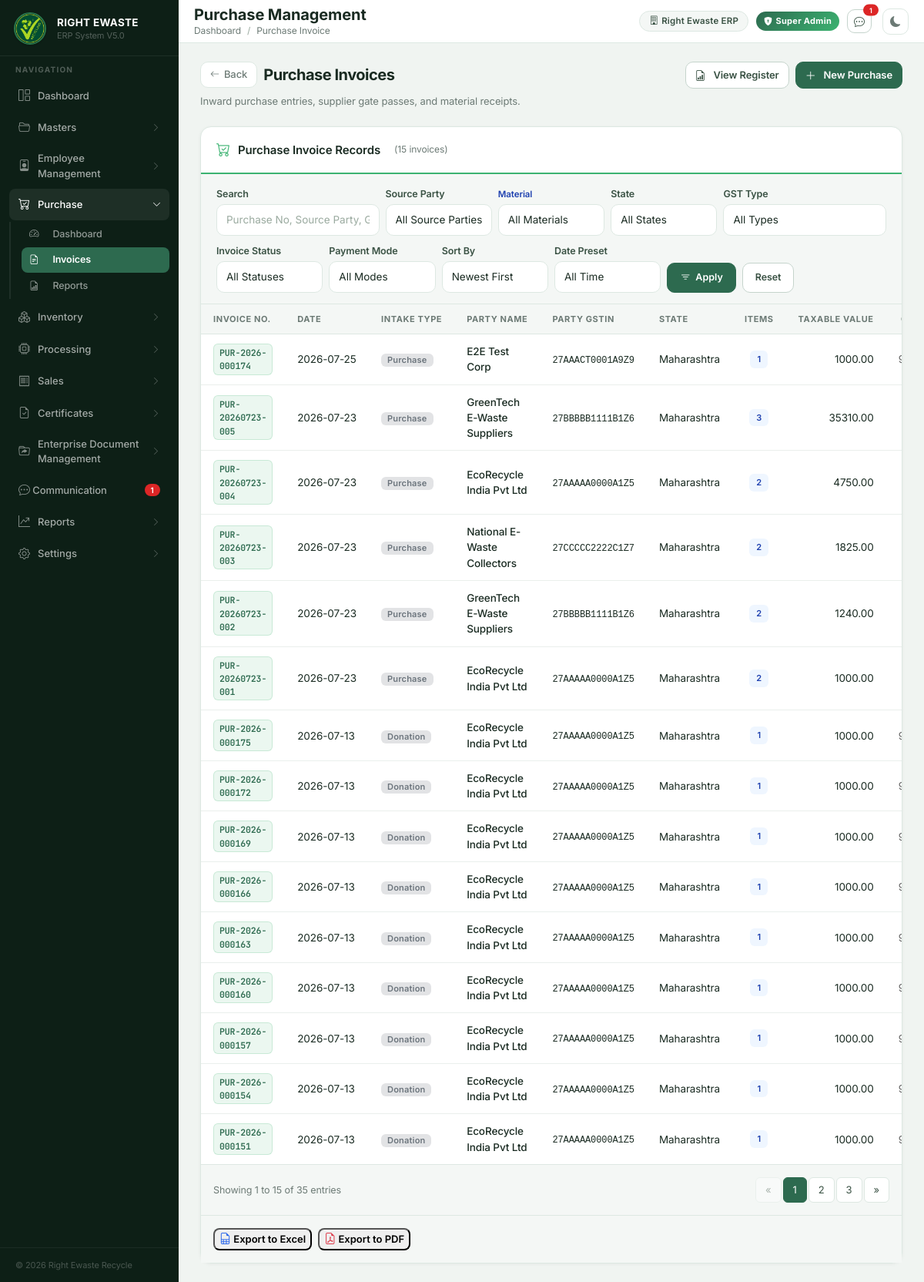
/purchase, run on the app's committed database.
### tables this page shows
CREATE TABLE purchase_invoice (
                id INTEGER PRIMARY KEY AUTOINCREMENT,
                purchase_invoice_number TEXT NOT NULL UNIQUE,
                invoice_date DATE NOT NULL,
                supplier_id INTEGER NOT NULL,
                supplier_invoice_number TEXT,
                payment_mode TEXT,
                vehicle_number TEXT,
                transporter TEXT,
                remarks TEXT,
                subtotal REAL NOT NULL,
                cgst REAL DEFAULT 0,
                sgst REAL DEFAULT 0,
                igst REAL DEFAULT 0,
                gst_amount REAL DEFAULT 0,
                round_off REAL DEFAULT 0,
                grand_total REAL NOT NULL,
                status TEXT DEFAULT 'CONFIRMED',
                is_active INTEGER DEFAULT 1,
                created_at DATETIME DEFAULT CURRENT_TIMESTAMP,
                updated_at DATETIME DEFAULT CURRENT_TIMESTAMP, eway_bill_number TEXT, reference_number TEXT, created_by TEXT, updated_by TEXT, print_count INTEGER DEFAULT 0, pdf_download_count INTEGER DEFAULT 0, intake_type TEXT DEFAULT 'Purchase', vehicle_type TEXT, driver_name TEXT, weight_slip_number TEXT, ready_for_processing INTEGER DEFAULT 0,
                FOREIGN KEY (supplier_id) REFERENCES party(id)
            );

CREATE TABLE party (

    id INTEGER PRIMARY KEY AUTOINCREMENT,

    party_code TEXT NOT NULL UNIQUE,

    company_name TEXT NOT NULL,

    contact_person TEXT,

    party_type TEXT NOT NULL CHECK(party_type IN ('CUSTOMER', 'SUPPLIER', 'BOTH')),

    gstin TEXT UNIQUE,

    pan TEXT,

    phone TEXT NOT NULL,

    alternate_phone TEXT,

    email TEXT,

    billing_address TEXT NOT NULL,

    shipping_address TEXT,

    city TEXT NOT NULL,

    state TEXT NOT NULL,

    state_code TEXT NOT NULL,

    pincode TEXT,

    remarks TEXT,

    is_active INTEGER NOT NULL DEFAULT 1,

    created_at DATETIME DEFAULT CURRENT_TIMESTAMP,

    updated_at DATETIME DEFAULT CURRENT_TIMESTAMP

, default_template_key TEXT);

### backend/routes/purchase.py (the view)
@purchase_bp.route("/purchase")
def purchase():
    q = request.args.get("q", "").strip()
    date_filter = request.args.get("date_filter", "all").strip()
    year = request.args.get("year", "all").strip()
    financial_year = request.args.get("financial_year", "all").strip()
    month = request.args.get("month", "all").strip()
    start_date = request.args.get("start_date", "").strip()
    end_date = request.args.get("end_date", "").strip()
    supplier_id = request.args.get("supplier_id", "all").strip()
    material_id = request.args.get("material_id", "all").strip()
    state = request.args.get("state", "all").strip()
    gst_type = request.args.get("gst_type", "all").strip()
    status = request.args.get("status", "all").strip()
    payment_mode = request.args.get("payment_mode", "all").strip()
    sort_by = request.args.get("sort_by", "date_desc").strip()
    parsed_start, parsed_end = get_filter_date_range(date_filter, year, month, start_date, end_date)
    invoices = get_all_purchase_invoices(
        start_date=parsed_start,
        end_date=parsed_end,
        search_query=q,
        financial_year=financial_year,
        month=month,
        supplier_id=supplier_id,
        material_id=material_id,
        state=state,
        gst_type=gst_type,
        status=status,
        payment_mode=payment_mode,
        sort_by=sort_by
    )
    parties = get_all_parties()
    supplier_parties = [p for p in parties if p["party_type"] in ["SUPPLIER", "BOTH"]]
    materials = get_all_materials()
    from database import get_connection
    conn = get_connection()
    cursor = conn.cursor()
    cursor.execute("SELECT DISTINCT state FROM party WHERE state IS NOT NULL AND state != '' AND is_active = 1")
    states = [r[0] for r in cursor.fetchall()]
    conn.close()
    page = int(request.args.get("page", 1))
    per_page = 15
    total_items = len(invoices)
    total_pages = (total_items + per_page - 1) // per_page
    offset = (page - 1) * per_page
    paginated_invoices = invoices[offset : offset + per_page]
    return render_template(
        "purchase/purchase.html",
        invoices=paginated_invoices,
        parties=supplier_parties,
        materials=materials,
        states=states,
        q=q,
        date_filter=date_filter,
        year=year,
        financial_year=financial_year,
        month=month,
        start_date=start_date,
        end_date=end_date,
        supplier_id=supplier_id,
        material_id=material_id,
        state=state,
        gst_type=gst_type,
        status=status,
        payment_mode=payment_mode,
        sort_by=sort_by,
        page=page,
        total_pages=total_pages,
        total_items=total_items
    )

### backend/app.py (called while the page is built)
@app.context_processor
def utility_processor():
    def modify_query(**new_values):
        args = request.args.to_dict()
        for key, value in new_values.items():
            args[key] = str(value)
        return urlencode(args)
    from routes.communication import get_global_unread_count
    return dict(modify_query=modify_query, unread_chat_count=get_global_unread_count)

### backend/common/utils/date_utils.py (called while the page is built, shortened)
def get_filter_date_range(date_filter, year, month, start_date_str, end_date_str):
    start_date = None
    end_date = None
    today = date.today()
    if date_filter == "today":
        start_date = today.isoformat()
        end_date = today.isoformat()
    elif date_filter == "this_week":
        start_date = (today - timedelta(days=today.weekday())).isoformat()
        end_date = today.isoformat()
    elif date_filter == "this_month":
        start_date = today.replace(day=1).isoformat()
        end_date = today.isoformat()
    elif date_filter == "last_6_months":
        start_date = (today - timedelta(days=180)).isoformat()
        end_date = today.isoformat()
    elif date_filter == "custom":
        if start_date_str:
            start_date = start_date_str
        if end_date_str:
            end_date = end_date_str
    return start_date, end_date

### backend/database.py (called while the page is built)
def get_connection():
    conn = sqlite3.connect(DATABASE)
    conn.row_factory = sqlite3.Row
    conn.execute("PRAGMA foreign_keys = ON")
    return conn

### backend/repositories/material_repository.py (called while the page is built)
def get_all_materials():
    conn = get_connection()
    cursor = conn.cursor()
    cursor.execute("""
        SELECT *
        FROM material
        WHERE is_active = 1
        ORDER BY material_name
    """)
    materials = cursor.fetchall()
    conn.close()
    return materials

### backend/repositories/party_repository.py (called while the page is built)
def get_all_parties():
    conn = get_connection()
    cursor = conn.cursor()
    cursor.execute("""
        SELECT *
        FROM party
        WHERE is_active = 1
        ORDER BY company_name
    """)
    parties = cursor.fetchall()
    conn.close()
    return parties

### backend/routes/communication.py (called while the page is built)
def get_current_user_id():
    if "user" in session and isinstance(session["user"], dict):
        return session["user"].get("user_id", 1)
    return 1

### backend/security.py (called while the page is built)
def get_csrf_token():
    token = session.get(_CSRF_SESSION_KEY)
    if token is None:
        token = secrets.token_urlsafe(32)
        session[_CSRF_SESSION_KEY] = token
    return token

### backend/templates/purchase/purchase.html (shortened to what this page needs)
{% extends "shared/base.html" %}
{% block page_title %}Purchase Management{% endblock %}
{% block breadcrumb %}
<li class="breadcrumb-item"><a href="/" class="text-decoration-none text-muted">Dashboard</a></li>
<li class="breadcrumb-item active">Purchase Invoice</li>
{% endblock %}
{% from "shared/_page_header.html" import page_header %}
{% block content %}
{{ page_header(
    title="Purchase Invoices",
    subtitle="Inward purchase entries, supplier gate passes, and material receipts.",
    back_url="/",
    actions=[
        {'label': 'View Register', 'url': '/purchase/register', 'icon': 'bi-file-earmark-bar-graph', 'class': 'btn-outline-secondary'},
        {'label': 'New Purchase', 'url': '/purchase/add', 'icon': 'bi-plus-lg', 'class': 'btn-primary'}
    ]
) }}
<div class="erp-card">
    <div class="erp-card-header erp-card-header-accent">
        <i class="bi bi-cart-check" style="font-size:18px; color:var(--brand-accent);"></i>
        <h5>Purchase Invoice Records</h5>
        <span class="text-muted ms-2" style="font-size:12px;">
            ({{ invoices|length }} invoice{{ 's' if invoices|length != 1 }})
        </span>
    </div>
    <div class="erp-card-body p-0">
        <div class="filter-bar">
            <form method="GET" action="/purchase" class="row g-2 align-items-end" id="filter-form">
                <div class="col-md-3 col-sm-6">
                    <label class="form-label mb-1">Search</label>
                    <input type="text" name="q" class="form-control form-control-sm" value="{{ q or '' }}" placeholder="Purchase No, Source Party, GSTIN, Material...">
                </div>
                <div class="col-md-2 col-sm-6">
                    <label class="form-label mb-1">Source Party</label>
                    <select name="supplier_id" class="form-select form-select-sm">
                        <option value="all">All Source Parties</option>
                    </select>
                </div>
                <div class="col-md-2 col-sm-6">
                    <label class="form-label mb-1" style="font-size:11.5px; font-weight:600; color:#1e40af;">Material</label>
                    <select name="material_id" class="form-select form-select-sm">
                        <option value="all">All Materials</option>
                    </select>
                </div>
                <div class="col-md-2 col-sm-6">
                    <label class="form-label mb-1">State</label>
                    <select name="state" class="form-select form-select-sm">
                        <option value="all">All States</option>
                    </select>
                </div>
                <div class="col-md-3 col-sm-6">
                    <label class="form-label mb-1">GST Type</label>
                    <select name="gst_type" class="form-select form-select-sm">
                        <option value="all" {% if gst_type == 'all' %}selected{% endif %}>All Types</option>
                    </select>
                </div>
                <div class="col-md-2 col-sm-6">
                    <label class="form-label mb-1">Invoice Status</label>
                    <select name="status" class="form-select form-select-sm">
                        <option value="all">All Statuses</option>
                    </select>
                </div>
                <div class="col-md-2 col-sm-6">
                    <label class="form-label mb-1">Payment Mode</label>
                    <select name="payment_mode" class="form-select form-select-sm">
                        <option value="all">All Modes</option>
                    </select>
                </div>
                <div class="col-md-2 col-sm-6">
                    <label class="form-label mb-1">Sort By</label>
                    <select name="sort_by" class="form-select form-select-sm">
                        <option value="date_desc" {% if sort_by == 'date_desc' %}selected{% endif %}>Newest First</option>
                    </select>
                </div>
                <div class="col-md-2 col-sm-6">
                    <label class="form-label mb-1">Date Preset</label>
                    <select name="date_filter" id="date_filter" class="form-select form-select-sm" onchange="toggleCustomDates()">
                        <option value="all" {% if date_filter == 'all' or not date_filter %}selected{% endif %}>All Time</option>
                    </select>
                </div>
                <div class="col-md-2 col-sm-12 d-flex gap-2">
                    <button type="submit" class="btn btn-sm btn-primary px-3 py-2 w-100" style="font-size:12.5px;">
                        <i class="bi bi-filter"></i> Apply
                    </button>
                    <a href="/purchase" class="btn btn-sm btn-outline-secondary px-3 py-2 w-100" style="font-size:12.5px;">
                        Reset
                    </a>
                </div>
            </form>
        </div>
        {% if invoices %}
        <div style="overflow-x:auto;">
        <table class="erp-table">
            <thead>
                <tr>
                    <th>Invoice No.</th>
                    <th>Date</th>
                    <th>Intake Type</th>
                    <th>Party Name</th>
                    <th>Party GSTIN</th>
                    <th>State</th>
                    <th style="text-align:center;">Items</th>
                    <th style="text-align:right;">Taxable Value</th>
                    <th style="text-align:right;">CGST</th>
                </tr>
            </thead>
            <tbody>
                {% for inv in invoices %}
                <tr>
                    <td>
                        <a href="/purchase/{{ inv.id }}/view" class="fw-semibold text-decoration-none">
                            <code>{{ inv.purchase_invoice_number }}</code>
                        </a>
                    </td>
                    <td style="white-space:nowrap;">{{ inv.invoice_date }}</td>
                    <td>
                        <span class="badge bg-secondary-subtle text-secondary" style="font-size: 11px;">{{ inv.intake_type or 'Purchase' }}</span>
                    </td>
                    <td style="font-weight:500;">{{ inv.company_name }}</td>
                    <td><span style="font-family:monospace; font-size:12px;">{{ inv.gstin or '—' }}</span></td>
                    <td>{{ inv.state }}</td>
                    <td style="text-align:center;">
                        <span class="badge-type" style="background:#eff6ff; color:#1e40af;">{{ inv.item_count }}</span>
                    </td>
                    <td style="text-align:right; font-family:monospace;">{{ "%.2f"|format(inv.subtotal) }}</td>
                    <td style="text-align:right; font-family:monospace; color:#666;">{{ "%.2f"|format(inv.cgst) }}</td>
                </tr>
                {% endfor %}
            </tbody>
        </table>
        </div>
        {% if total_pages > 1 %}
        <nav aria-label="Page navigation" class="p-3 border-top d-flex justify-content-between align-items-center flex-wrap gap-2 bg-light">
            <div class="text-muted small" style="font-size:12.5px;">
                Showing {{ (page - 1) * 15 + 1 }} to {{ page * 15 if page * 15 < total_items else total_items }} of {{ total_items }} entries
            </div>
            <ul class="pagination pagination-sm mb-0">
                <li class="page-item {% if page <= 1 %}disabled{% endif %}">
                    <a class="page-link" href="?{{ modify_query(page=page-1) }}" aria-label="Previous">
                        <span aria-hidden="true">&laquo;</span>
                    </a>
                </li>
                {% for p in range(1, total_pages + 1) %}
                <li class="page-item {% if p == page %}active{% endif %}">
                    <a class="page-link" href="?{{ modify_query(page=p) }}">{{ p }}</a>
                </li>
                {% endfor %}
                <li class="page-item {% if page >= total_pages %}disabled{% endif %}">
                    <a class="page-link" href="?{{ modify_query(page=page+1) }}" aria-label="Next">
                        <span aria-hidden="true">&raquo;</span>
                    </a>
                </li>
            </ul>
        </nav>
        {% endif %}
        <div class="p-3 bg-light border-top d-flex justify-content-start gap-2">
            <button type="button" class="btn-erp-secondary btn-sm" onclick="exportExcel()" style="font-size:13px; font-weight:600; border-radius:8px;">
                <i class="bi bi-file-earmark-spreadsheet" style="color:#2563eb; font-size:15px;"></i> Export to Excel
            </button>
            <button type="button" class="btn-erp-secondary btn-sm" onclick="exportPDF()" style="font-size:13px; font-weight:600; border-radius:8px;">
                <i class="bi bi-file-earmark-pdf" style="color:#dc3545; font-size:15px;"></i> Export to PDF
            </button>
        </div>
        {% else %}
        <div class="empty-state">
            <div class="empty-icon">🧾</div>
            <p>No purchase invoices matched this query. <a href="/purchase/add" class="text-decoration-none" style="color:#2563eb;">Create a new purchase invoice →</a></p>
        </div>
        {% endif %}
    </div>
</div>
{% endblock %}

### data on the page
purchase_invoice: purchase_invoice_number "PUR-2026-000174", invoice_date "2026-07-25", intake_type "Purchase", company_name "E2E Test Corp", gstin "27AAACT0001A9Z9", state "Maharashtra", item_count "1", subtotal "1000.00"
purchase_invoice: purchase_invoice_number "PUR-20260723-005", invoice_date "2026-07-23", intake_type "Purchase", company_name "GreenTech E-Waste Suppliers", gstin "27BBBBB1111B1Z6", state "Maharashtra", item_count "3", subtotal "35310.00"
purchase_invoice: purchase_invoice_number "PUR-20260723-004", invoice_date "2026-07-23", intake_type "Purchase", company_name "EcoRecycle India Pvt Ltd", gstin "27AAAAA0000A1Z5", state "Maharashtra", item_count "2", subtotal "4750.00"
purchase_invoice: purchase_invoice_number "PUR-20260723-003", invoice_date "2026-07-23", intake_type "Purchase", company_name "National E-Waste Collectors", gstin "27CCCCC2222C1Z7", state "Maharashtra", item_count "2", subtotal "1825.00"
purchase_invoice: purchase_invoice_number "PUR-20260723-002", invoice_date "2026-07-23", intake_type "Purchase", company_name "GreenTech E-Waste Suppliers", gstin "27BBBBB1111B1Z6", state "Maharashtra", item_count "2", subtotal "1240.00"
purchase_invoice: purchase_invoice_number "PUR-20260723-001", invoice_date "2026-07-23", intake_type "Purchase", company_name "EcoRecycle India Pvt Ltd", gstin "27AAAAA0000A1Z5", state "Maharashtra", item_count "2", subtotal "1000.00"
purchase_invoice: purchase_invoice_number "PUR-2026-000175", invoice_date "2026-07-13", intake_type "Donation", company_name "EcoRecycle India Pvt Ltd", gstin "27AAAAA0000A1Z5", state "Maharashtra", item_count "1", subtotal "1000.00"
purchase_invoice: purchase_invoice_number "PUR-2026-000172", invoice_date "2026-07-13", intake_type "Donation", company_name "EcoRecycle India Pvt Ltd", gstin "27AAAAA0000A1Z5", state "Maharashtra", item_count "1", subtotal "1000.00"
purchase_invoice: purchase_invoice_number "PUR-2026-000169", invoice_date "2026-07-13", intake_type "Donation", company_name "EcoRecycle India Pvt Ltd", gstin "27AAAAA0000A1Z5", state "Maharashtra", item_count "1", subtotal "1000.00"
purchase_invoice: purchase_invoice_number "PUR-2026-000166", invoice_date "2026-07-13", intake_type "Donation", company_name "EcoRecycle India Pvt Ltd", gstin "27AAAAA0000A1Z5", state "Maharashtra", item_count "1", subtotal "1000.00"
purchase_invoice: purchase_invoice_number "PUR-2026-000163", invoice_date "2026-07-13", intake_type "Donation", company_name "EcoRecycle India Pvt Ltd", gstin "27AAAAA0000A1Z5", state "Maharashtra", item_count "1", subtotal "1000.00"
purchase_invoice: purchase_invoice_number "PUR-2026-000160", invoice_date "2026-07-13", intake_type "Donation", company_name "EcoRecycle India Pvt Ltd", gstin "27AAAAA0000A1Z5", state "Maharashtra", item_count "1", subtotal "1000.00"
purchase_invoice: purchase_invoice_number "PUR-2026-000157", invoice_date "2026-07-13", intake_type "Donation", company_name "EcoRecycle India Pvt Ltd", gstin "27AAAAA0000A1Z5", state "Maharashtra", item_count "1", subtotal "1000.00"
purchase_invoice: purchase_invoice_number "PUR-2026-000154", invoice_date "2026-07-13", intake_type "Donation", company_name "EcoRecycle India Pvt Ltd", gstin "27AAAAA0000A1Z5", state "Maharashtra", item_count "1", subtotal "1000.00"
purchase_invoice: purchase_invoice_number "PUR-2026-000151", invoice_date "2026-07-13", intake_type "Donation", company_name "EcoRecycle India Pvt Ltd", gstin "27AAAAA0000A1Z5", state "Maharashtra", item_count "1", subtotal "1000.00"

### other printed values
{{ u_count if u_count <= 99 else '99+' }} "1"
{{ title }} "Purchase Invoices"
{{ subtitle }} "Inward purchase entries, supplier gate passes, and material receipts."
{{ action.label }} "View Register" "New Purchase"
{{ invoices|length }} "15"
{{ 's' if invoices|length != 1 }} "s"
{{ (page - 1) * 15 + 1 }} "1"
{{ page * 15 if page * 15 < total_items else total_items }} "15"
{{ total_items }} "35"
{{ p }} "1" "2" "3"
